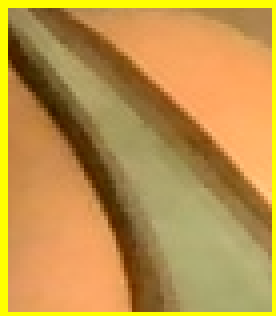
#> input picture dataset_entrenamiento/amarillo/amarillo_1745201944077_14.png, 69 x 79 px, given in place of the camera (shown 4 times larger)
$ python captura_Imagenes_Rojo_Azul_Amarillo.py
#> lines starting #> are read from the running program, lines starting #| are printed output that depends on the picture; after the words box and inside, x2 and y2 are one past the last pixel; in counts of white or black regions, pixels touching at a corner belong together
import cv2
import numpy as np
import os
import time

# Crear carpetas organizadas si no existen
os.makedirs("dataset_entrenamiento/rojo", exist_ok=True)
os.makedirs("dataset_entrenamiento/amarillo", exist_ok=True)
os.makedirs("dataset_entrenamiento/azul", exist_ok=True)

# Inicializa la webcam
cap = cv2.VideoCapture(0)  # Usa 0 para la cámara por defecto

while True:
    ret, frame = cap.read()
#> frame is the input picture: shape (79, 69, 3); mean B, G, R 74.2, 147.7, 190.6
    if not ret:
        break

    # Redimensiona si la imagen es muy grande
    frame = cv2.resize(frame, (640, 480))
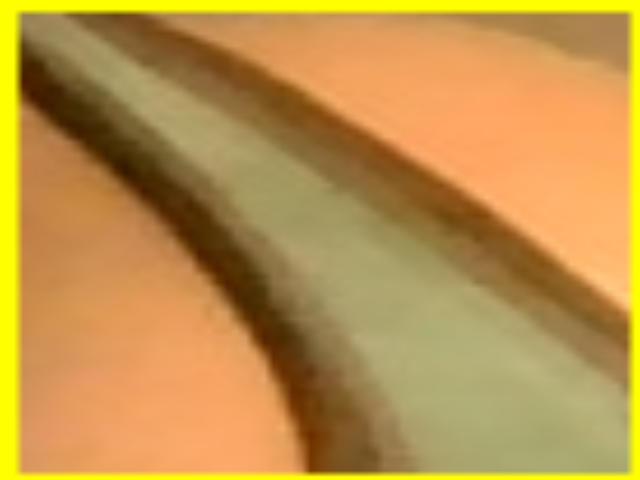
#> frame: shape (480, 640, 3); mean B, G, R 74.1, 147.6, 190.5

    # Convertir a HSV para detectar colores
    hsv = cv2.cvtColor(frame, cv2.COLOR_BGR2HSV)
#> hsv: shape (480, 640, 3); mean H, S, V 19, 155.8, 190.5

    # 🎯 --- CONOS ROJOS ---
    lower_red = np.array([0, 100, 100])
    upper_red = np.array([10, 255, 255])
    mask_red = cv2.inRange(hsv, lower_red, upper_red)
#> mask_red: shape (480, 640); every value is 0

    # 🟡 --- CONOS AMARILLOS ---
    lower_yellow = np.array([20, 100, 100])
    upper_yellow = np.array([30, 255, 255])
    mask_yellow = cv2.inRange(hsv, lower_yellow, upper_yellow)
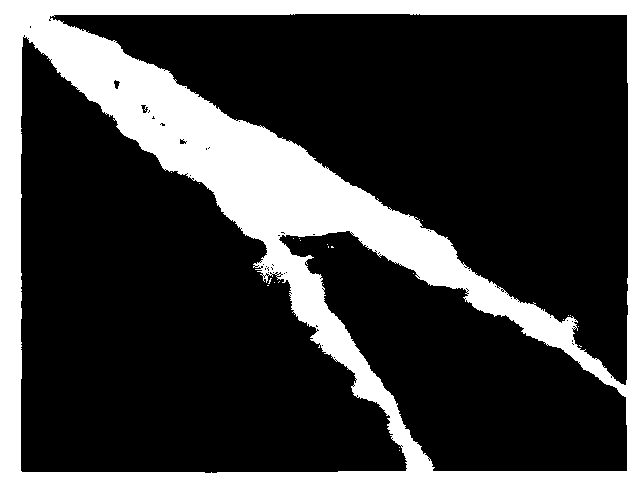
#> mask_yellow: shape (480, 640); 23.8% white; 23 white regions (22 under 20 px), largest, box (x1, y1, x2, y2) and area: (0, 0, 640, 480) 73216

    # 🔵 --- CONOS AZULES ---
    lower_blue = np.array([100, 150, 0])
    upper_blue = np.array([140, 255, 255])
    mask_blue = cv2.inRange(hsv, lower_blue, upper_blue)

    # Contadores
    conteo_rojo = 0
    conteo_amarillo = 0
    conteo_azul = 0

    timestamp = int(time.time() * 1000)  # Para nombres únicos

    # 🔴 Conos rojos
    contours_red, _ = cv2.findContours(mask_red, cv2.RETR_EXTERNAL, cv2.CHAIN_APPROX_SIMPLE)
#> contours_red = []
    for i, cnt in enumerate(contours_red):
        area = cv2.contourArea(cnt)
        if area > 300:
            conteo_rojo += 1
            x, y, w, h = cv2.boundingRect(cnt)
            cv2.rectangle(frame, (x, y), (x+w, y+h), (0, 0, 255), 2)
            cv2.putText(frame, 'Cono Rojo', (x, y - 10), cv2.FONT_HERSHEY_SIMPLEX, 0.6, (0, 0, 255), 2)

            recorte = frame[y:y+h, x:x+w]
            nombre = f"dataset_entrenamiento/rojo/rojo_{timestamp}_{i}.png"
            cv2.imwrite(nombre, recorte)
#> this loop made 0 passes
#> after the loop, conteo_rojo = 0

    # 🟡 Conos amarillos
    contours_yellow, _ = cv2.findContours(mask_yellow, cv2.RETR_EXTERNAL, cv2.CHAIN_APPROX_SIMPLE)
#> contours_yellow = [[[0, 0], [0, 479], [639, 479], [639, 0]]]
    for i, cnt in enumerate(contours_yellow):
        area = cv2.contourArea(cnt)
        if area > 300:
            conteo_amarillo += 1
            x, y, w, h = cv2.boundingRect(cnt)
            cv2.rectangle(frame, (x, y), (x+w, y+h), (0, 255, 255), 2)
            cv2.putText(frame, 'Cono Amarillo', (x, y - 10), cv2.FONT_HERSHEY_SIMPLEX, 0.6, (0, 255, 255), 2)

            recorte = frame[y:y+h, x:x+w]
            nombre = f"dataset_entrenamiento/amarillo/amarillo_{timestamp}_{i}.png"
            cv2.imwrite(nombre, recorte)
#> this loop made 1 pass
#> (cnt, area, conteo_amarillo, x, y, w, h) on pass 1: ([[0, 0], [0, 479], [639, 479], [639, 0]], 306081, 1, 0, 0, 640, 480)
#> after the loop, conteo_amarillo = 1

    # 🔵 Conos azules
    contours_blue, _ = cv2.findContours(mask_blue, cv2.RETR_EXTERNAL, cv2.CHAIN_APPROX_SIMPLE)
#> contours_blue = []
    for i, cnt in enumerate(contours_blue):
        area = cv2.contourArea(cnt)
        if area > 300:
            conteo_azul += 1
            x, y, w, h = cv2.boundingRect(cnt)
            cv2.rectangle(frame, (x, y), (x+w, y+h), (255, 0, 0), 2)
            cv2.putText(frame, 'Cono Azul', (x, y - 10), cv2.FONT_HERSHEY_SIMPLEX, 0.6, (255, 0, 0), 2)

            recorte = frame[y:y+h, x:x+w]
            nombre = f"dataset_entrenamiento/azul/azul_{timestamp}_{i}.png"
            cv2.imwrite(nombre, recorte)
#> after the loop, conteo_azul = 0

    # Mostrar conteos en pantalla
    cv2.putText(frame, f'Rojos: {conteo_rojo}', (10, 30), cv2.FONT_HERSHEY_SIMPLEX, 0.7, (0, 0, 255), 2)
    cv2.putText(frame, f'Amarillos: {conteo_amarillo}', (10, 60), cv2.FONT_HERSHEY_SIMPLEX, 0.7, (0, 255, 255), 2)
    cv2.putText(frame, f'Azules: {conteo_azul}', (10, 90), cv2.FONT_HERSHEY_SIMPLEX, 0.7, (255, 0, 0), 2)
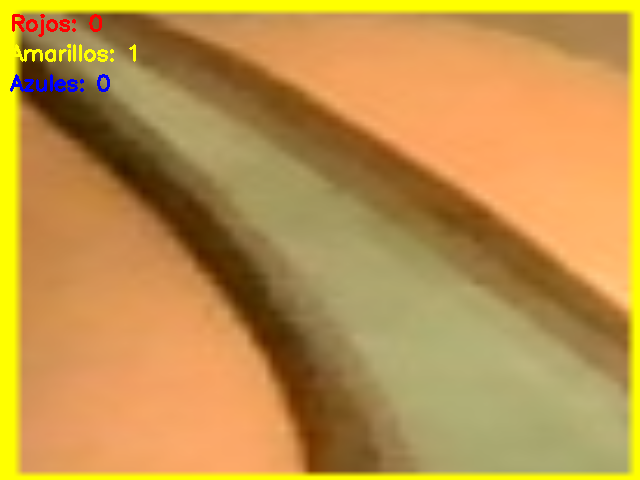
#> frame: shape (480, 640, 3); mean B, G, R 74.3, 147.4, 190.7

    # 🎯 --- LÍNEAS NEGRAS ---
    gray = cv2.cvtColor(frame, cv2.COLOR_BGR2GRAY)
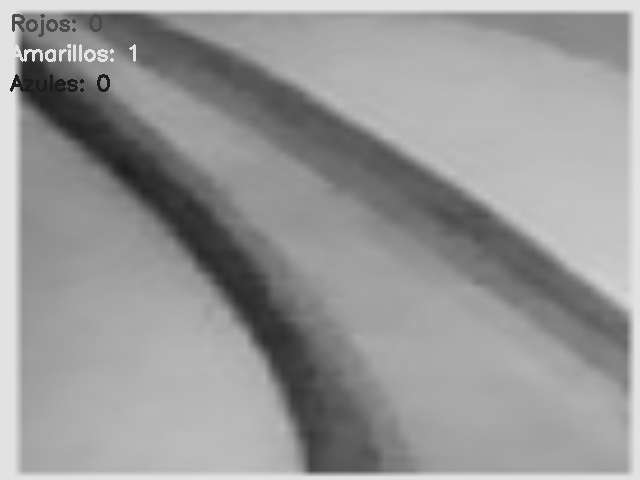
#> gray: shape (480, 640); min 29, max 226, mean 152
    _, mask_black = cv2.threshold(gray, 50, 255, cv2.THRESH_BINARY_INV)
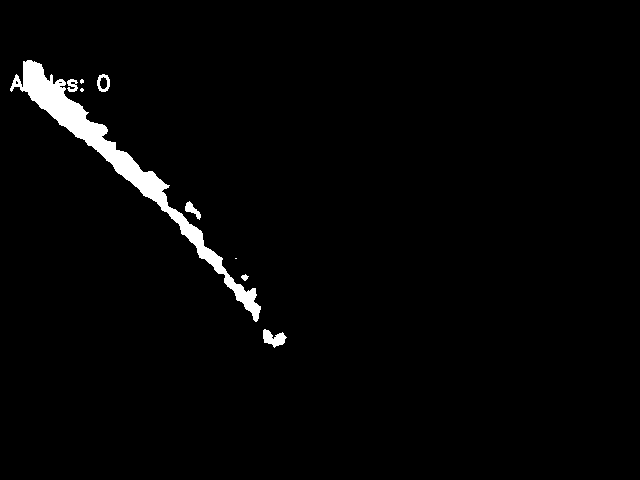
#> mask_black: shape (480, 640); 2.2% white; 9 white regions (3 under 20 px)

    contours_black, _ = cv2.findContours(mask_black, cv2.RETR_EXTERNAL, cv2.CHAIN_APPROX_SIMPLE)
#> contours_black = 9 contours, 3 with area under 20; largest, box (x1, y1, x2, y2) and area: (10, 60, 261, 322) 5714, (263, 329, 287, 348) 222, (97, 74, 110, 92) 166, (185, 201, 201, 220) 102, (67, 79, 78, 92) 76, (241, 274, 249, 281) 24
    for cnt in contours_black:
        area = cv2.contourArea(cnt)
        if area > 500:
            x, y, w, h = cv2.boundingRect(cnt)
            cv2.rectangle(frame, (x, y), (x+w, y+h), (255, 255, 255), 2)
            cv2.putText(frame, 'Linea Negra', (x, y - 10), cv2.FONT_HERSHEY_SIMPLEX, 0.6, (255, 255, 255), 2)
#> this loop made 9 passes
#> (area, x, y, w, h) on pass 9: (5713.5, 10, 60, 251, 262)
#> area on passes 1, 2, 4, 7, 8: 222.5, 24, 102.5, 75.5, 166
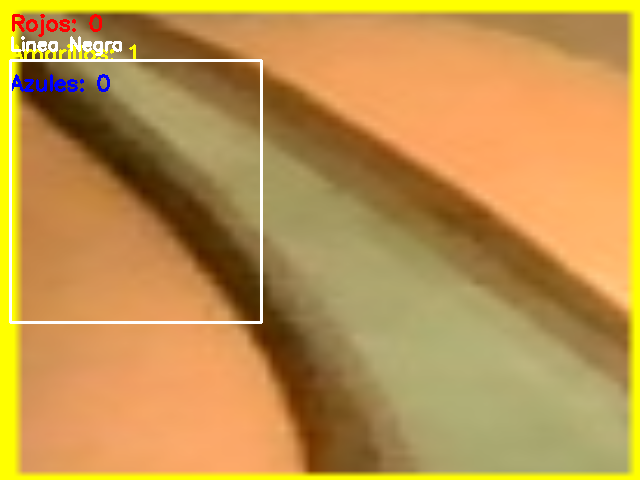
#> frame: shape (480, 640, 3); 1.25% of pixels changed, all inside (x1, y1, x2, y2) = (9, 36, 263, 324)

    # Muestra el resultado
    cv2.imshow('Segmentacion en tiempo real', frame)

    # Salir con la tecla 'q'
    if cv2.waitKey(1) & 0xFF == ord('q'):
#> (key q is pressed here)
        break

# Libera recursos
cap.release()
cv2.destroyAllWindows()

$ run again, on dataset_entrenamiento/amarillo/amarillo_1745201944263_15.png
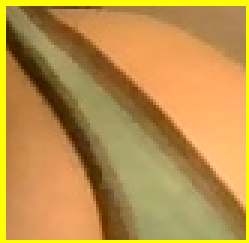
#> input picture dataset_entrenamiento/amarillo/amarillo_1745201944263_15.png, 83 x 81 px, given in place of the camera (shown 3 times larger)
#> frame is the input picture: shape (81, 83, 3); mean B, G, R 74.2, 145.6, 189
#> hsv: shape (480, 640, 3); mean H, S, V 18.7, 154.9, 188.9
#> mask_red: shape (480, 640); every value is 0
#> `mask_yellow = cv2.inRange(hsv, lower_yellow, upper_yellow)`:
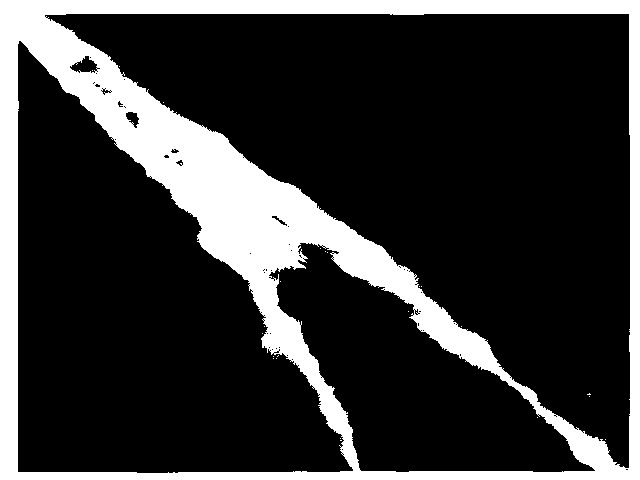
#> mask_yellow: shape (480, 640); 21.1% white; 24 white regions (23 under 20 px), largest, box (x1, y1, x2, y2) and area: (0, 0, 640, 480) 64801
#> contours_red = []
#> after the loop `for i, cnt in enumerate(contours_red):`: conteo_rojo = 0
#> contours_yellow = [[[0, 0], [0, 479], [639, 479], [639, 0]]]
#> the loop `for i, cnt in enumerate(contours_yellow):` made 1 pass
#> (cnt, area, conteo_amarillo, x, y, w, h) on pass 1: ([[0, 0], [0, 479], [639, 479], [639, 0]], 306081, 1, 0, 0, 640, 480)
#> after the loop `for i, cnt in enumerate(contours_yellow):`: conteo_amarillo = 1
#> contours_blue = []
#> after the loop `for i, cnt in enumerate(contours_blue):`: conteo_azul = 0
#> mask_black: shape (480, 640); 2.4% white; 9 white regions (4 under 20 px)
#> contours_black = 9 contours, 4 with area under 20; largest, box (x1, y1, x2, y2) and area: (10, 57, 203, 288) 5972, (201, 288, 244, 355) 570, (97, 74, 110, 92) 166, (67, 79, 78, 92) 76, (241, 355, 247, 370) 26
#> the loop `for cnt in contours_black:` made 9 passes
#> (area, x, y, w, h) on passes 3, 8: (569.5, 201, 288, 43, 67), (5971.5, 10, 57, 193, 231)
#> after the loop `for cnt in contours_black:`:
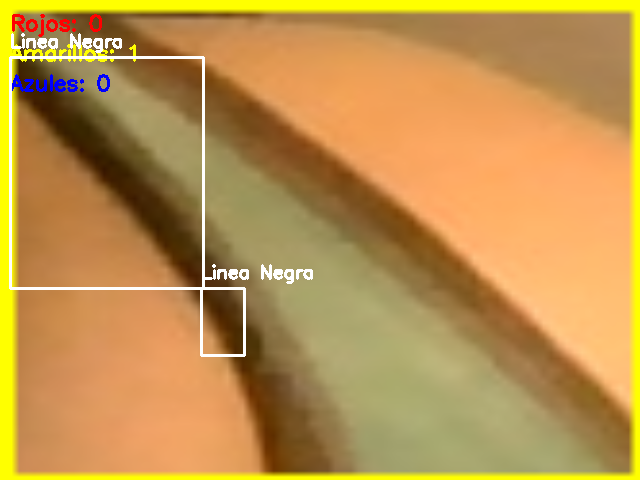
#> frame: shape (480, 640, 3); mean B, G, R 77.4, 147.1, 190.6

$ run again, on dataset_entrenamiento/amarillo/amarillo_1745201944857_14.png
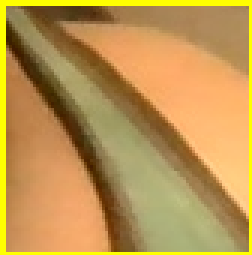
#> input picture dataset_entrenamiento/amarillo/amarillo_1745201944857_14.png, 84 x 85 px, given in place of the camera (shown 3 times larger)
#> frame is the input picture: shape (85, 84, 3); mean B, G, R 80.3, 149.3, 189.4
#> hsv: shape (480, 640, 3); mean H, S, V 19, 147.1, 189.4
#> mask_red: shape (480, 640); every value is 0
#> `mask_yellow = cv2.inRange(hsv, lower_yellow, upper_yellow)`:
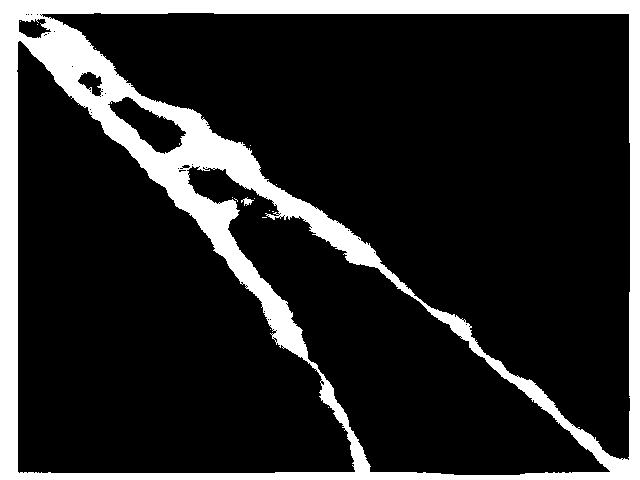
#> mask_yellow: shape (480, 640); 16.4% white; 16 white regions (14 under 20 px), largest, box (x1, y1, x2, y2) and area: (0, 0, 640, 480) 50375, (241, 197, 254, 206) 54
#> contours_red = []
#> after the loop `for i, cnt in enumerate(contours_red):`: conteo_rojo = 0
#> contours_yellow = [[[0, 0], [0, 479], [639, 479], [639, 0]]]
#> the loop `for i, cnt in enumerate(contours_yellow):` made 1 pass
#> (cnt, area, conteo_amarillo, x, y, w, h) on pass 1: ([[0, 0], [0, 479], [639, 479], [639, 0]], 306081, 1, 0, 0, 640, 480)
#> after the loop `for i, cnt in enumerate(contours_yellow):`: conteo_amarillo = 1
#> contours_blue = []
#> after the loop `for i, cnt in enumerate(contours_blue):`: conteo_azul = 0
#> mask_black: shape (480, 640); 1.8% white; 10 white regions (4 under 20 px)
#> contours_black = 10 contours, 4 with area under 20; largest, box (x1, y1, x2, y2) and area: (10, 57, 202, 255) 4081, (215, 292, 257, 356) 449, (191, 254, 212, 280) 340, (97, 74, 110, 92) 166, (54, 79, 66, 92) 82, (67, 79, 78, 92) 76
#> the loop `for cnt in contours_black:` made 10 passes
#> (area, x, y, w, h) on pass 8: (4081, 10, 57, 192, 198)
#> after the loop `for cnt in contours_black:`:
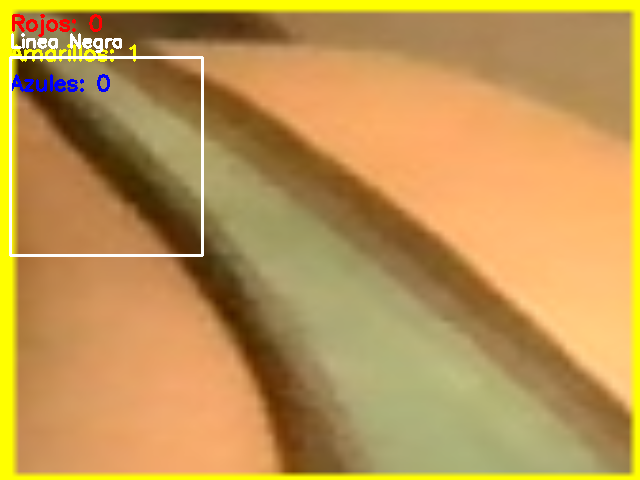
#> frame: shape (480, 640, 3); mean B, G, R 82.5, 150.2, 190.4
